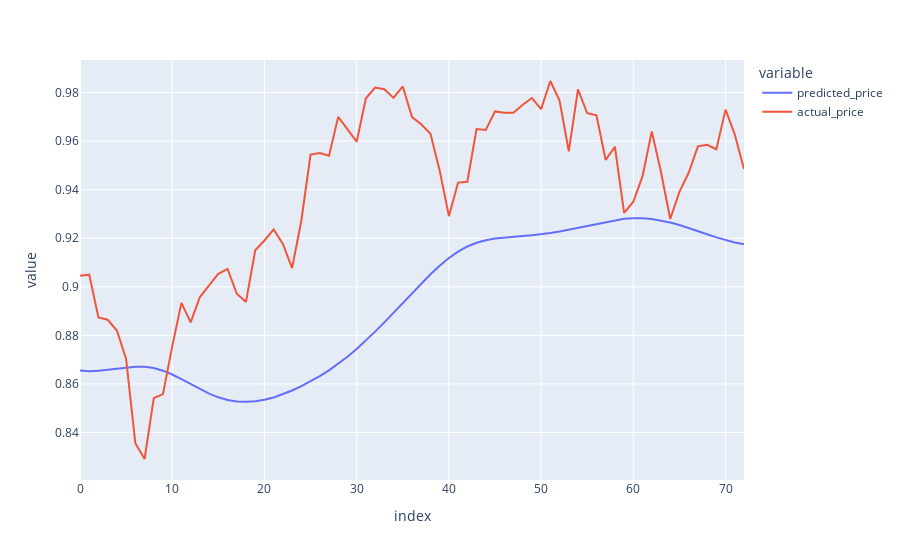

Notebook code cell kept with this figure:
### Code cell
px.line(output, y=["predicted_price", "actual_price"])
